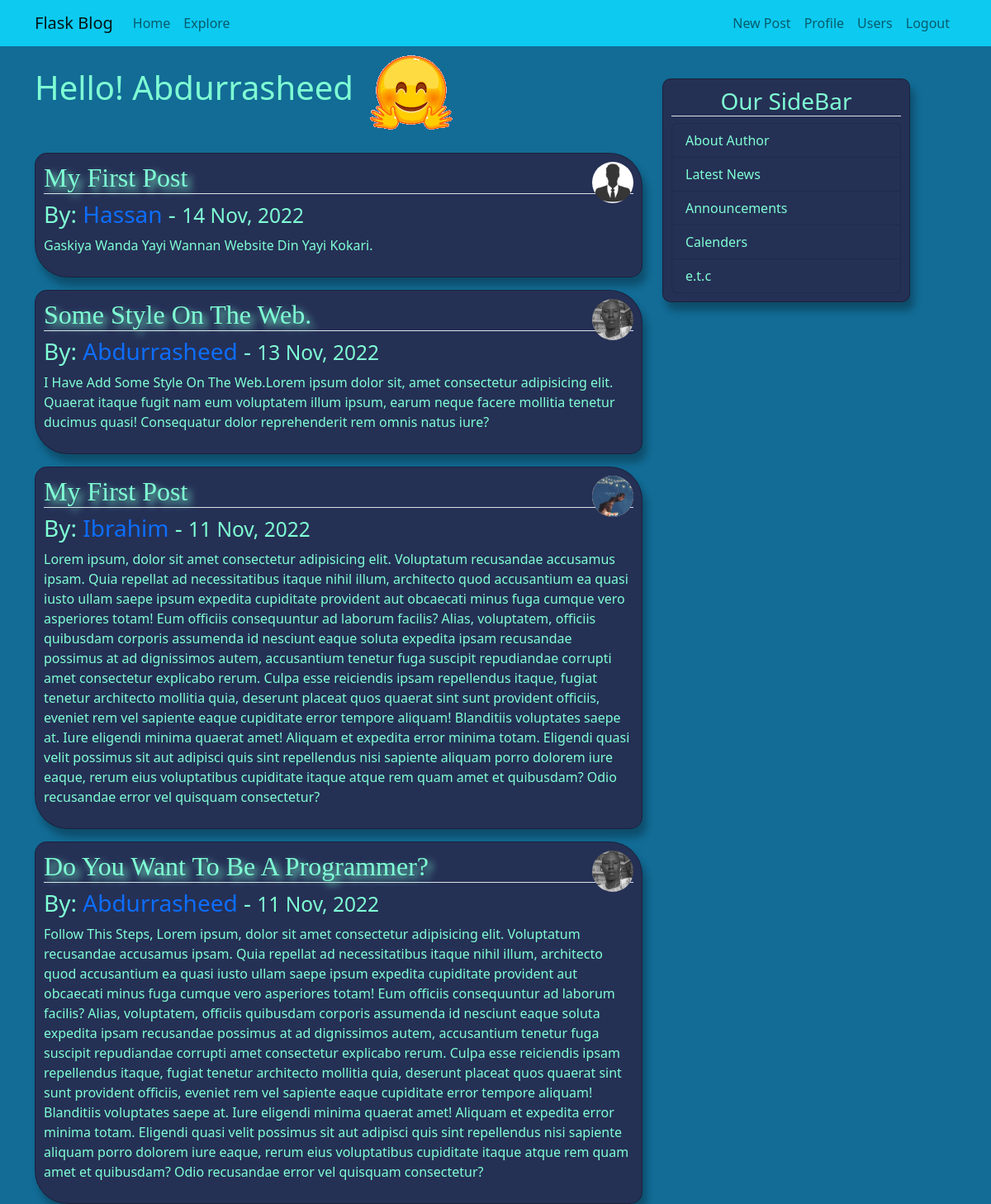
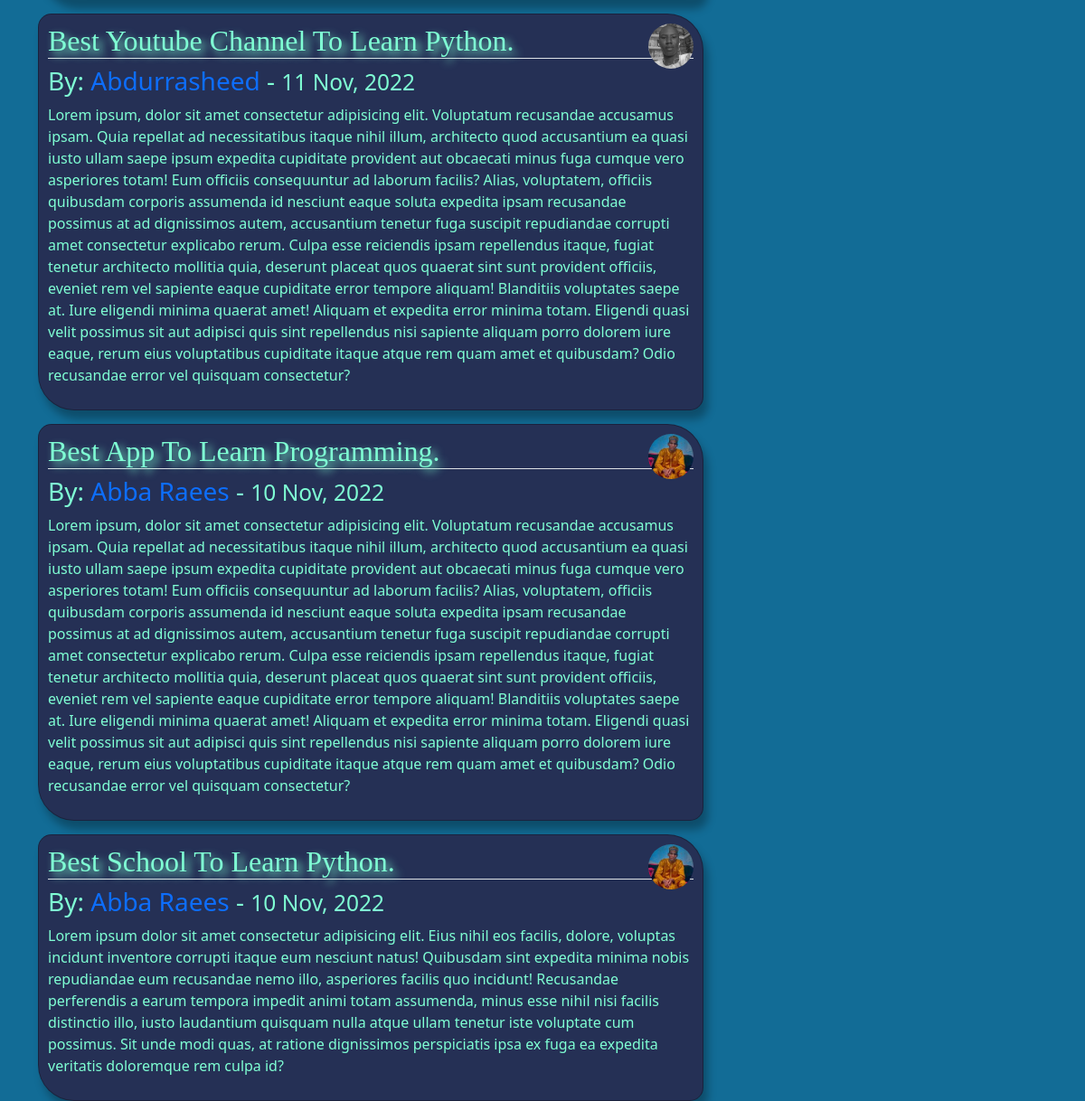
The app's page /home (signed in) with its own data (2 pictures, top to bottom).
### app/models.py (models this page shows, shortened)
class User(db.Model, UserMixin):
    id = db.Column(db.Integer, primary_key=True)
    username = db.Column(db.String(20), unique=True, nullable=False)
    email = db.Column(db.String(120), unique=True, nullable=False)
    password_hash = db.Column(db.String(20), nullable=False)
    image_file = db.Column(db.String, default='vector.jpg')
    about = db.Column(db.String, nullable=True)
    last_seen = db.Column(db.DateTime, default=datetime.utcnow)
    posts = db.relationship('Post', backref='author', lazy='dynamic')
    followed = db.relationship('User',
        secondary = followers,
        primaryjoin = (followers.c.follower_id == id),
        secondaryjoin = (followers.c.followed_id == id),
        backref = db.backref('followers', lazy='dynamic'),
        lazy = 'dynamic'
    )
    def followed_posts(self):
        followed = Post.query.join(
            followers, (followers.c.followed_id == Post.user_id)).filter(
                followers.c.follower_id == self.id)
        own = Post.query.filter_by(user_id=self.id)
        return followed.union(own).order_by(Post.date_posted.desc())

class Post(db.Model):
    id = db.Column(db.Integer, primary_key=True)
    title = db.Column(db.String(20), nullable=False)
    content = db.Column(db.String, nullable=False)
    date_posted = db.Column(db.DateTime, index=True, default=datetime.utcnow)
    user_id = db.Column(db.Integer, db.ForeignKey('user.id'))

### app/__init__.py (the view)
    @app.route('/')
    @app.route('/home')
    @login_required
    def home():
        posts = current_user.followed_posts().all()
        return render_template('home.html', posts=posts)

### app/__init__.py (called while the page is built)
def create_app(test_config=None):
    app = Flask(__name__)
    app.config.from_object(Config)
    migrate = Migrate(app, db)
    @app.route('/')
    @app.route('/home')
    @login_required
    def home():
        posts = current_user.followed_posts().all()
        return render_template('home.html', posts=posts)
    if test_config:
        app.config.from_mapping(test_config)
    db.init_app(app)
    bcrypt.init_app(app)
    migrate.init_app(app)
    login_manager.init_app(app)
    mail.init_app(app)
    app.register_blueprint(auth)
    app.register_blueprint(bp)
    app.register_blueprint(error)
    @app.shell_context_processor
    def make_context():
        return{'db': db, 'User': User, 'Post': Post}
    return app

### app/auth.py (called while the page is built)
@login_manager.user_loader
def load_user(id):
    user = User.query.get_or_404(int(id))
    return user

### app/templates/home.html
{% extends 'layout.html' %}
{% block content %}
    <h1 style="margin-top: -30px;">Hello! {{ current_user.username.title()  }}
        <img src="{{ url_for('static', filename='i.gif') }}" alt="" srcset="">
    </h1>
    {% if posts %}
        {% for post in posts %}
            <div class="content-section2">
                <img src="{{ url_for('static', filename='profile_pics/'+post.author.image_file) }}" class="rounded-circle" style="width: 50px; height: 50px; float: right;">
                <h2 class="border-bottom title" style="text-shadow: 5px 5px 10px;">{{ post.title.title() }}</h2>
                <h3>By: <a class="link" href="{{ url_for('blog.profile', id=post.author.id) }}">{{ post.author.username.title() }}</a> - <small>{{ post.date_posted.strftime("%d %b, %Y") }}</small></h3>
                <p>{{ post.content }}</p>
        </div>
        {% endfor %}
    {% else %}
        <h3>You don`t have a posts</h3>
        <h4>To see a posts follow any <mark>User</mark></h4>
    {% endif %}
{% endblock %}

### app/static/main.css (style rules this page uses)
body { margin-top: 5em; background-color: rgb(18, 108, 150); color: aquamarine; }
.content-section2 { border: 1px solid rgba(0, 0, 0, 0.288); padding: 10px; box-shadow: 5px 10px 10px rgba(0, 0, 0, 0.288); margin-top: 15px; background-color:rgb(37, 48, 85); border-radius: 15px 40px; color: aquamarine; }
.title { font-family: 'Times New Roman', Times, serif; }
.link { text-decoration: none; }

### records on screen
User: username "Abdurrasheed"
Post: image_file (picture), title "My First Post", author.username "Hassan", date_posted "14 Nov, 2022", content "Gaskiya Wanda Yayi Wannan Website Din Yayi Kokari."
Post: image_file (picture), title "Some Style On The Web.", author.username "Abdurrasheed", date_posted "13 Nov, 2022", content "I Have Add Some Style On The Web.Lorem ipsum dolor sit, amet consectetur adipisicing elit. Quaerat itaque fugit nam eum voluptatem illum ipsum, earum neque facere mollitia tenetur ducimus quasi! Consequatur dolor reprehenderit rem omnis natus iure?"
Post: image_file (picture), title "My First Post", author.username "Ibrahim", date_posted "11 Nov, 2022", content "Lorem ipsum, dolor sit amet consectetur adipisicing elit. Voluptatum recusandae accusamus ipsam. Quia repellat ad necessitatibus itaque nihil illum, architecto quod accusantium ea quasi iusto ullam saepe ipsum expedita cupiditate provident aut obcaecati minus fuga cumque vero asperiores totam! Eum officiis consequuntur ad laborum facilis? Alias, voluptatem, officiis quibusdam corporis assumenda id nesciunt eaque soluta expedita ipsam recusandae possimus at ad dignissimos autem, accusantium tenetur fuga suscipit repudiandae corrupti amet consectetur explicabo rerum. Culpa esse reiciendis ipsam repellendus itaque, fugiat tenetur architecto mollitia quia, deserunt placeat quos quaerat sint…"
Post: image_file (picture), title "Do You Want To Be A Programmer?", author.username "Abdurrasheed", date_posted "11 Nov, 2022", content "Follow This Steps, Lorem ipsum, dolor sit amet consectetur adipisicing elit. Voluptatum recusandae accusamus ipsam. Quia repellat ad necessitatibus itaque nihil illum, architecto quod accusantium ea quasi iusto ullam saepe ipsum expedita cupiditate provident aut obcaecati minus fuga cumque vero asperiores totam! Eum officiis consequuntur ad laborum facilis? Alias, voluptatem, officiis quibusdam corporis assumenda id nesciunt eaque soluta expedita ipsam recusandae possimus at ad dignissimos autem, accusantium tenetur fuga suscipit repudiandae corrupti amet consectetur explicabo rerum. Culpa esse reiciendis ipsam repellendus itaque, fugiat tenetur architecto mollitia quia, deserunt placeat…"
Post: image_file (picture), title "Best Youtube Channel To Learn Python.", author.username "Abdurrasheed", date_posted "11 Nov, 2022", content "Lorem ipsum, dolor sit amet consectetur adipisicing elit. Voluptatum recusandae accusamus ipsam. Quia repellat ad necessitatibus itaque nihil illum, architecto quod accusantium ea quasi iusto ullam saepe ipsum expedita cupiditate provident aut obcaecati minus fuga cumque vero asperiores totam! Eum officiis consequuntur ad laborum facilis? Alias, voluptatem, officiis quibusdam corporis assumenda id nesciunt eaque soluta expedita ipsam recusandae possimus at ad dignissimos autem, accusantium tenetur fuga suscipit repudiandae corrupti amet consectetur explicabo rerum. Culpa esse reiciendis ipsam repellendus itaque, fugiat tenetur architecto mollitia quia, deserunt placeat quos quaerat sint…"
Post: image_file (picture), title "Best App To Learn Programming.", author.username "Abba Raees", date_posted "10 Nov, 2022", content "Lorem ipsum, dolor sit amet consectetur adipisicing elit. Voluptatum recusandae accusamus ipsam. Quia repellat ad necessitatibus itaque nihil illum, architecto quod accusantium ea quasi iusto ullam saepe ipsum expedita cupiditate provident aut obcaecati minus fuga cumque vero asperiores totam! Eum officiis consequuntur ad laborum facilis? Alias, voluptatem, officiis quibusdam corporis assumenda id nesciunt eaque soluta expedita ipsam recusandae possimus at ad dignissimos autem, accusantium tenetur fuga suscipit repudiandae corrupti amet consectetur explicabo rerum. Culpa esse reiciendis ipsam repellendus itaque, fugiat tenetur architecto mollitia quia, deserunt placeat quos quaerat sint…"
Post: image_file (picture), title "Best School To Learn Python.", author.username "Abba Raees", date_posted "10 Nov, 2022", content "Lorem ipsum dolor sit amet consectetur adipisicing elit. Eius nihil eos facilis, dolore, voluptas incidunt inventore corrupti itaque eum nesciunt natus! Quibusdam sint expedita minima nobis repudiandae eum recusandae nemo illo, asperiores facilis quo incidunt! Recusandae perferendis a earum tempora impedit animi totam assumenda, minus esse nihil nisi facilis distinctio illo, iusto laudantium quisquam nulla atque ullam tenetur iste voluptate cum possimus. Sit unde modi quas, at ratione dignissimos perspiciatis ipsa ex fuga ea expedita veritatis doloremque rem culpa id?"
